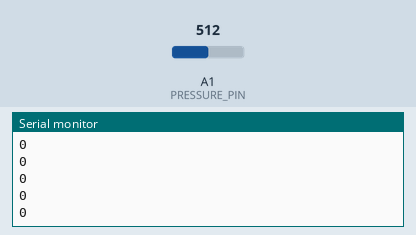
This sketch was run on a simulated Arduino Uno, built with avr-gcc and run on an emulated ATmega328P. Shown: the last lines printed to the serial monitor. The test bench sets the inputs (shaded band); at power-on: A1 (PRESSURE_PIN) = 512.

Above: at 1.2 s.
1.3 s: A1 (PRESSURE_PIN) set to 716
At 1.32 s:
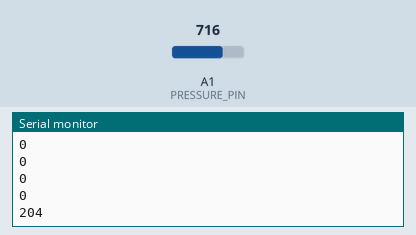
2.8 s: A1 (PRESSURE_PIN) set to 900
At 2.83 s:
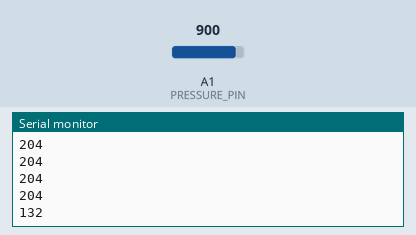
Timing chart, 0 to 5.8 s (numbered marks = the images above; inputs shaded):
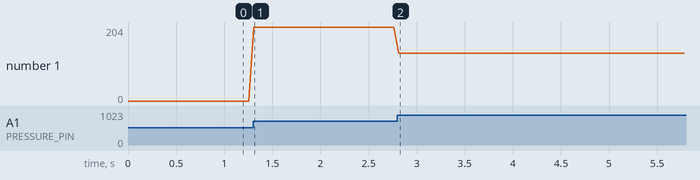

The sketch:

pressure.ino
```cpp
//圧力センサの基本的なコード

const int PRESSURE_PIN = 1;
int pressure_value = 0;
void setup() {
  Serial.begin( 9600 );
}

void loop() {
  pressure_value = analogRead(PRESSURE_PIN);
  Serial.println(byte(pressure_value));
  delay(50);
}
```

Measured:
- after the input at 1.3 s, the serial monitor: prints a new line at once (image 1)
- after the input at 2.8 s, the serial monitor: prints a new line at once (image 2)
- plotted number 1: 0 → 204 after the input at 1.3 s, 204 → 132 after the input at 2.8 s
